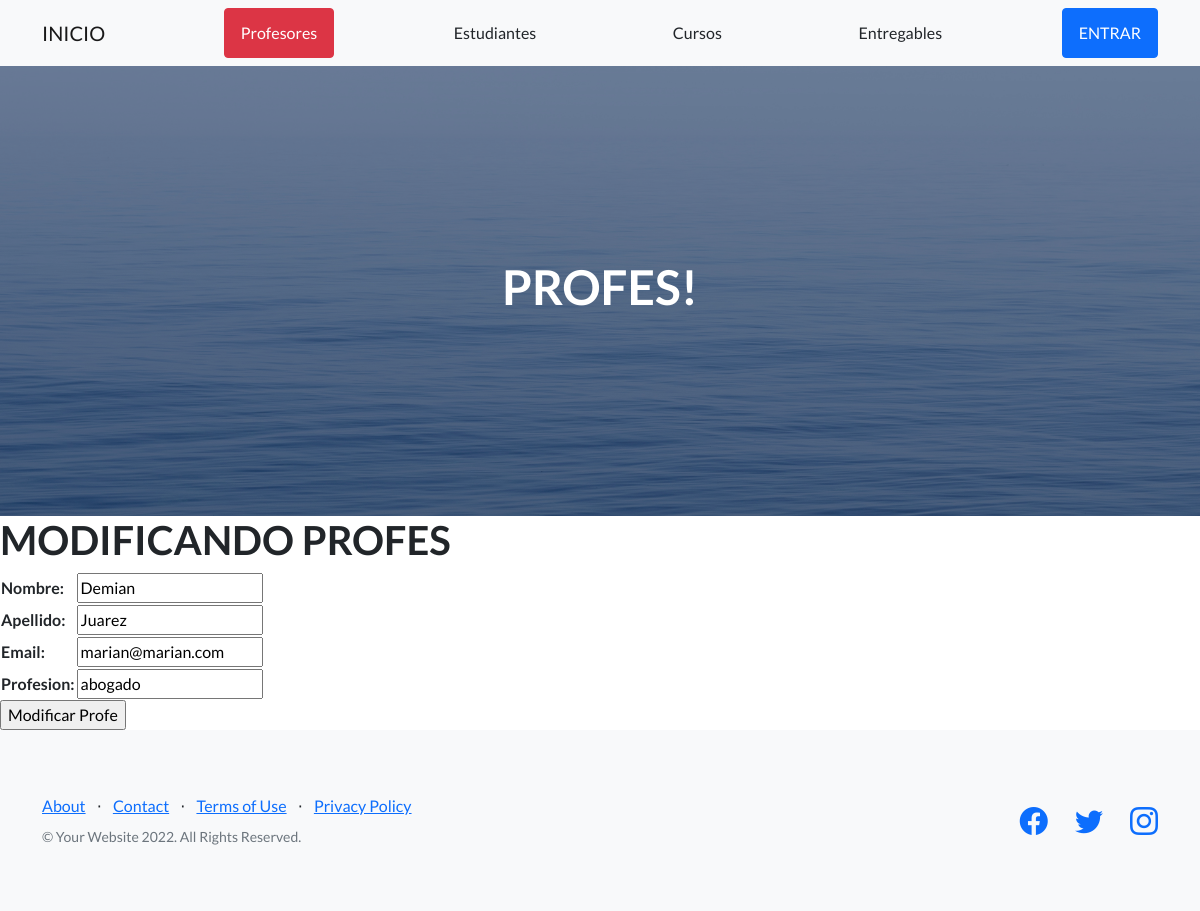
Page /AppAfter/editarProfesor/Demian on the committed database.
### AppAfter/models.py (models this page shows, shortened)
class Profesor(models.Model):
    nombre=models.CharField(max_length=50)
    apellido=models.CharField(max_length=50)
    email=models.EmailField()
    profesion=models.CharField(max_length=50)

### AppAfter/views.py (the view)
# urls.py: path('editarProfesor/<nombre>', editarProfesor, name= "editarProfesor"),
def editarProfesor(request, nombre):
    profesor=Profesor.objects.get(nombre=nombre)
    if request.method == 'POST':
        formulario=ProfeFormulario(request.POST)
        if formulario.is_valid():
            informacion=formulario.cleaned_data
            profesor.nombre=informacion['nombre']
            profesor.apellido=informacion['apellido']
            profesor.email=informacion['email']
            profesor.profesion=informacion['profesion']
            profesor.save()
            profesores=Profesor.objects.all()
            contexto={'profesores': profesores}
            return render(request,"AppAfter/profesores.html", contexto)
    else:
        formulario=ProfeFormulario(initial={'nombre':profesor.nombre, 'apellido':profesor.apellido, 'email':profesor.email, 'profesion':profesor.profesion})
    return render(request,"AppAfter/editarProfesor.html", {'formulario':formulario, 'nombre':nombre})

### AppAfter/forms.py
class ProfeFormulario(forms.Form):
    nombre=forms.CharField(max_length=50)
    apellido=forms.CharField(max_length=50)
    email=forms.EmailField()
    profesion=forms.CharField(max_length=50)

### AppAfter/templates/AppAfter/editarProfesor.html
{% extends "AppAfter/padre.html" %}
{% load static %}
{% block contenidoQueCambia %}
<h1>MODIFICANDO PROFES</h1>
<form action="{% url 'editarProfesor' nombre %}" method='POST'>{% csrf_token %}
    <table>
        {{ formulario.as_table }}
    </table>
    <input type="submit" value="Modificar Profe">
</form>
{% endblock %}
{% block titulo %}
    <h1>PROFES!</h1>
{% endblock %}

### rows in the picture
Profesor: nombre "Demian", apellido "Juarez", email "marian@marian.com", profesion "abogado"
